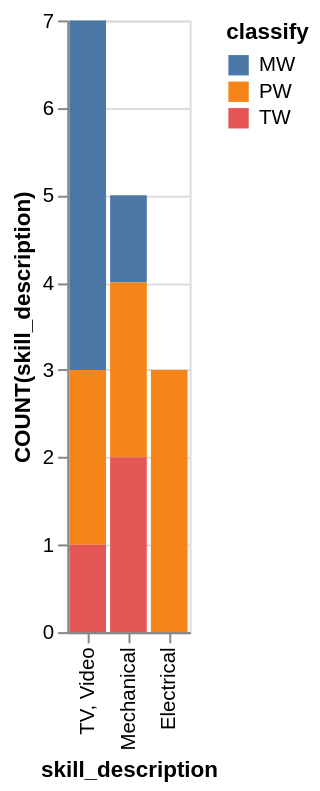

The Vega-Lite source for this figure:
### Vega-Lite specification from a JSON file in a GitHub repository (floating-point values rounded to 4 significant figures)
{"data": {"values": [{"x_data": "TV, Video", "y_data": 4, "classify": "MW"}, {"x_data": "Mechanical", "y_data": 1, "classify": "MW"}, {"x_data": "Electrical", "y_data": 0, "classify": "MW"}, {"x_data": "TV, Video", "y_data": 2, "classify": "PW"}, {"x_data": "Mechanical", "y_data": 2, "classify": "PW"}, {"x_data": "Electrical", "y_data": 3, "classify": "PW"}, {"x_data": "TV, Video", "y_data": 1, "classify": "TW"}, {"x_data": "Mechanical", "y_data": 2, "classify": "TW"}, {"x_data": "Electrical", "y_data": 0, "classify": "TW"}]}, "mark": "bar", "encoding": {"x": {"field": "x_data", "type": "nominal", "title": "skill_description", "sort": {"op": "sum", "field": "y_data", "order": "descending"}}, "y": {"field": "y_data", "type": "quantitative", "title": "COUNT(skill_description)"}, "color": {"field": "classify"}}}
